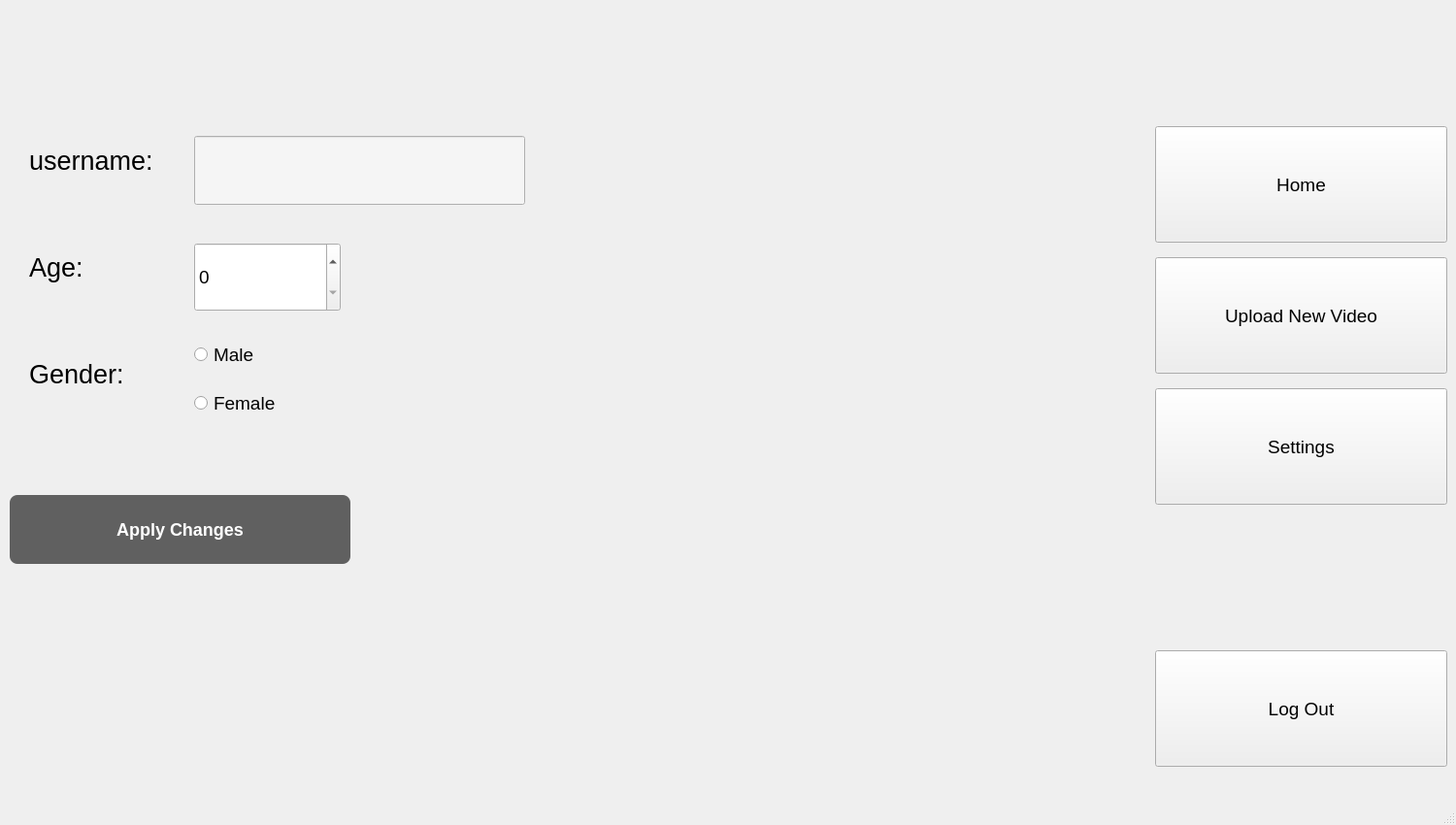
<?xml version="1.0" encoding="UTF-8"?>
<ui version="4.0">
 <class>MainWindow</class>
 <widget class="QMainWindow" name="MainWindow">
  <property name="geometry">
   <rect>
    <x>0</x>
    <y>0</y>
    <width>1500</width>
    <height>850</height>
   </rect>
  </property>
  <property name="windowTitle">
   <string>MainWindow</string>
  </property>
  <widget class="QWidget" name="centralwidget">
   <widget class="QPushButton" name="Logout_button">
    <property name="geometry">
     <rect>
      <x>1190</x>
      <y>670</y>
      <width>301</width>
      <height>120</height>
     </rect>
    </property>
    <property name="font">
     <font>
      <pointsize>14</pointsize>
     </font>
    </property>
    <property name="text">
     <string>Log Out</string>
    </property>
   </widget>
   <widget class="QPushButton" name="settings_button">
    <property name="geometry">
     <rect>
      <x>1190</x>
      <y>400</y>
      <width>301</width>
      <height>120</height>
     </rect>
    </property>
    <property name="font">
     <font>
      <pointsize>14</pointsize>
     </font>
    </property>
    <property name="text">
     <string>Settings</string>
    </property>
   </widget>
   <widget class="QLabel" name="label_4">
    <property name="geometry">
     <rect>
      <x>1430</x>
      <y>710</y>
      <width>41</width>
      <height>51</height>
     </rect>
    </property>
    <property name="text">
     <string/>
    </property>
    <property name="pixmap">
     <pixmap>log_out-removebg-preview.png</pixmap>
    </property>
    <property name="scaledContents">
     <bool>true</bool>
    </property>
   </widget>
   <widget class="QLabel" name="label_2">
    <property name="geometry">
     <rect>
      <x>1420</x>
      <y>430</y>
      <width>60</width>
      <height>60</height>
     </rect>
    </property>
    <property name="text">
     <string/>
    </property>
    <property name="pixmap">
     <pixmap>settings-removebg-preview.png</pixmap>
    </property>
    <property name="scaledContents">
     <bool>true</bool>
    </property>
   </widget>
   <widget class="QLabel" name="label_5">
    <property name="geometry">
     <rect>
      <x>1420</x>
      <y>160</y>
      <width>60</width>
      <height>60</height>
     </rect>
    </property>
    <property name="text">
     <string/>
    </property>
    <property name="pixmap">
     <pixmap>home-removebg-preview.png</pixmap>
    </property>
    <property name="scaledContents">
     <bool>true</bool>
    </property>
   </widget>
   <widget class="QPushButton" name="home_button">
    <property name="geometry">
     <rect>
      <x>1190</x>
      <y>130</y>
      <width>301</width>
      <height>120</height>
     </rect>
    </property>
    <property name="font">
     <font>
      <pointsize>14</pointsize>
     </font>
    </property>
    <property name="text">
     <string>Home</string>
    </property>
   </widget>
   <widget class="QLabel" name="label_3">
    <property name="geometry">
     <rect>
      <x>1180</x>
      <y>0</y>
      <width>291</width>
      <height>111</height>
     </rect>
    </property>
    <property name="text">
     <string/>
    </property>
    <property name="pixmap">
     <pixmap>logo-removebg-preview (1).png</pixmap>
    </property>
    <property name="scaledContents">
     <bool>true</bool>
    </property>
   </widget>
   <widget class="QPushButton" name="upload_button">
    <property name="geometry">
     <rect>
      <x>1190</x>
      <y>265</y>
      <width>301</width>
      <height>120</height>
     </rect>
    </property>
    <property name="font">
     <font>
      <pointsize>14</pointsize>
     </font>
    </property>
    <property name="text">
     <string>Upload New Video</string>
    </property>
   </widget>
   <widget class="QLabel" name="label">
    <property name="geometry">
     <rect>
      <x>1420</x>
      <y>290</y>
      <width>70</width>
      <height>70</height>
     </rect>
    </property>
    <property name="text">
     <string/>
    </property>
    <property name="pixmap">
     <pixmap>upload-removebg-preview.png</pixmap>
    </property>
    <property name="scaledContents">
     <bool>true</bool>
    </property>
   </widget>
   <widget class="QRadioButton" name="male_radio">
    <property name="geometry">
     <rect>
      <x>200</x>
      <y>350</y>
      <width>141</width>
      <height>31</height>
     </rect>
    </property>
    <property name="font">
     <font>
      <pointsize>14</pointsize>
     </font>
    </property>
    <property name="text">
     <string>Male</string>
    </property>
   </widget>
   <widget class="QSpinBox" name="age_box">
    <property name="geometry">
     <rect>
      <x>200</x>
      <y>250</y>
      <width>151</width>
      <height>71</height>
     </rect>
    </property>
    <property name="font">
     <font>
      <pointsize>14</pointsize>
     </font>
    </property>
   </widget>
   <widget class="QRadioButton" name="female_radio">
    <property name="geometry">
     <rect>
      <x>200</x>
      <y>400</y>
      <width>141</width>
      <height>31</height>
     </rect>
    </property>
    <property name="font">
     <font>
      <pointsize>14</pointsize>
     </font>
    </property>
    <property name="text">
     <string>Female</string>
    </property>
   </widget>
   <widget class="QLineEdit" name="username_edit">
    <property name="geometry">
     <rect>
      <x>200</x>
      <y>140</y>
      <width>341</width>
      <height>71</height>
     </rect>
    </property>
    <property name="font">
     <font>
      <pointsize>24</pointsize>
     </font>
    </property>
    <property name="styleSheet">
     <string notr="true">background-color: #f5f5f5;
</string>
    </property>
   </widget>
   <widget class="QLabel" name="label_6">
    <property name="geometry">
     <rect>
      <x>30</x>
      <y>100</y>
      <width>241</width>
      <height>131</height>
     </rect>
    </property>
    <property name="font">
     <font>
      <pointsize>20</pointsize>
     </font>
    </property>
    <property name="text">
     <string>username: </string>
    </property>
   </widget>
   <widget class="QLabel" name="label_7">
    <property name="geometry">
     <rect>
      <x>30</x>
      <y>210</y>
      <width>241</width>
      <height>131</height>
     </rect>
    </property>
    <property name="font">
     <font>
      <pointsize>20</pointsize>
     </font>
    </property>
    <property name="text">
     <string>Age:</string>
    </property>
   </widget>
   <widget class="QLabel" name="label_8">
    <property name="geometry">
     <rect>
      <x>30</x>
      <y>320</y>
      <width>241</width>
      <height>131</height>
     </rect>
    </property>
    <property name="font">
     <font>
      <pointsize>20</pointsize>
     </font>
    </property>
    <property name="text">
     <string>Gender:</string>
    </property>
   </widget>
   <widget class="QPushButton" name="change_button">
    <property name="geometry">
     <rect>
      <x>10</x>
      <y>510</y>
      <width>351</width>
      <height>71</height>
     </rect>
    </property>
    <property name="palette">
     <palette>
      <active>
       <colorrole role="WindowText">
        <brush brushstyle="SolidPattern">
         <color alpha="255">
          <red>255</red>
          <green>255</green>
          <blue>255</blue>
         </color>
        </brush>
       </colorrole>
       <colorrole role="Button">
        <brush brushstyle="SolidPattern">
         <color alpha="255">
          <red>96</red>
          <green>96</green>
          <blue>96</blue>
         </color>
        </brush>
       </colorrole>
       <colorrole role="Text">
        <brush brushstyle="SolidPattern">
         <color alpha="255">
          <red>255</red>
          <green>255</green>
          <blue>255</blue>
         </color>
        </brush>
       </colorrole>
       <colorrole role="ButtonText">
        <brush brushstyle="SolidPattern">
         <color alpha="255">
          <red>255</red>
          <green>255</green>
          <blue>255</blue>
         </color>
        </brush>
       </colorrole>
       <colorrole role="Base">
        <brush brushstyle="SolidPattern">
         <color alpha="255">
          <red>96</red>
          <green>96</green>
          <blue>96</blue>
         </color>
        </brush>
       </colorrole>
       <colorrole role="Window">
        <brush brushstyle="SolidPattern">
         <color alpha="255">
          <red>96</red>
          <green>96</green>
          <blue>96</blue>
         </color>
        </brush>
       </colorrole>
      </active>
      <inactive>
       <colorrole role="WindowText">
        <brush brushstyle="SolidPattern">
         <color alpha="255">
          <red>255</red>
          <green>255</green>
          <blue>255</blue>
         </color>
        </brush>
       </colorrole>
       <colorrole role="Button">
        <brush brushstyle="SolidPattern">
         <color alpha="255">
          <red>96</red>
          <green>96</green>
          <blue>96</blue>
         </color>
        </brush>
       </colorrole>
       <colorrole role="Text">
        <brush brushstyle="SolidPattern">
         <color alpha="255">
          <red>255</red>
          <green>255</green>
          <blue>255</blue>
         </color>
        </brush>
       </colorrole>
       <colorrole role="ButtonText">
        <brush brushstyle="SolidPattern">
         <color alpha="255">
          <red>255</red>
          <green>255</green>
          <blue>255</blue>
         </color>
        </brush>
       </colorrole>
       <colorrole role="Base">
        <brush brushstyle="SolidPattern">
         <color alpha="255">
          <red>96</red>
          <green>96</green>
          <blue>96</blue>
         </color>
        </brush>
       </colorrole>
       <colorrole role="Window">
        <brush brushstyle="SolidPattern">
         <color alpha="255">
          <red>96</red>
          <green>96</green>
          <blue>96</blue>
         </color>
        </brush>
       </colorrole>
      </inactive>
      <disabled>
       <colorrole role="WindowText">
        <brush brushstyle="SolidPattern">
         <color alpha="255">
          <red>255</red>
          <green>255</green>
          <blue>255</blue>
         </color>
        </brush>
       </colorrole>
       <colorrole role="Button">
        <brush brushstyle="SolidPattern">
         <color alpha="255">
          <red>96</red>
          <green>96</green>
          <blue>96</blue>
         </color>
        </brush>
       </colorrole>
       <colorrole role="Text">
        <brush brushstyle="SolidPattern">
         <color alpha="255">
          <red>255</red>
          <green>255</green>
          <blue>255</blue>
         </color>
        </brush>
       </colorrole>
       <colorrole role="ButtonText">
        <brush brushstyle="SolidPattern">
         <color alpha="255">
          <red>255</red>
          <green>255</green>
          <blue>255</blue>
         </color>
        </brush>
       </colorrole>
       <colorrole role="Base">
        <brush brushstyle="SolidPattern">
         <color alpha="255">
          <red>96</red>
          <green>96</green>
          <blue>96</blue>
         </color>
        </brush>
       </colorrole>
       <colorrole role="Window">
        <brush brushstyle="SolidPattern">
         <color alpha="255">
          <red>96</red>
          <green>96</green>
          <blue>96</blue>
         </color>
        </brush>
       </colorrole>
      </disabled>
     </palette>
    </property>
    <property name="font">
     <font>
      <pointsize>-1</pointsize>
      <weight>75</weight>
      <bold>true</bold>
     </font>
    </property>
    <property name="styleSheet">
     <string notr="true">QPushButton {
    background-color: #606060;
    color: white;
    font-size: 18px;
    font-weight: bold;
    border: none;
    border-radius: 8px;
    padding: 8px 20px;
}

QPushButton:hover {
    background-color: #707070;
}

QPushButton:pressed {
    background-color: #505050;
}</string>
    </property>
    <property name="text">
     <string>Apply Changes</string>
    </property>
   </widget>
   <widget class="QLabel" name="error_label">
    <property name="geometry">
     <rect>
      <x>30</x>
      <y>600</y>
      <width>421</width>
      <height>91</height>
     </rect>
    </property>
    <property name="text">
     <string/>
    </property>
   </widget>
   <zorder>home_button</zorder>
   <zorder>Logout_button</zorder>
   <zorder>settings_button</zorder>
   <zorder>label_4</zorder>
   <zorder>label_2</zorder>
   <zorder>label_5</zorder>
   <zorder>label_3</zorder>
   <zorder>upload_button</zorder>
   <zorder>label</zorder>
   <zorder>male_radio</zorder>
   <zorder>age_box</zorder>
   <zorder>female_radio</zorder>
   <zorder>username_edit</zorder>
   <zorder>label_6</zorder>
   <zorder>label_7</zorder>
   <zorder>label_8</zorder>
   <zorder>change_button</zorder>
   <zorder>error_label</zorder>
  </widget>
  <widget class="QMenuBar" name="menubar">
   <property name="geometry">
    <rect>
     <x>0</x>
     <y>0</y>
     <width>1500</width>
     <height>21</height>
    </rect>
   </property>
  </widget>
  <widget class="QStatusBar" name="statusbar"/>
 </widget>
 <resources/>
 <connections/>
</ui>
